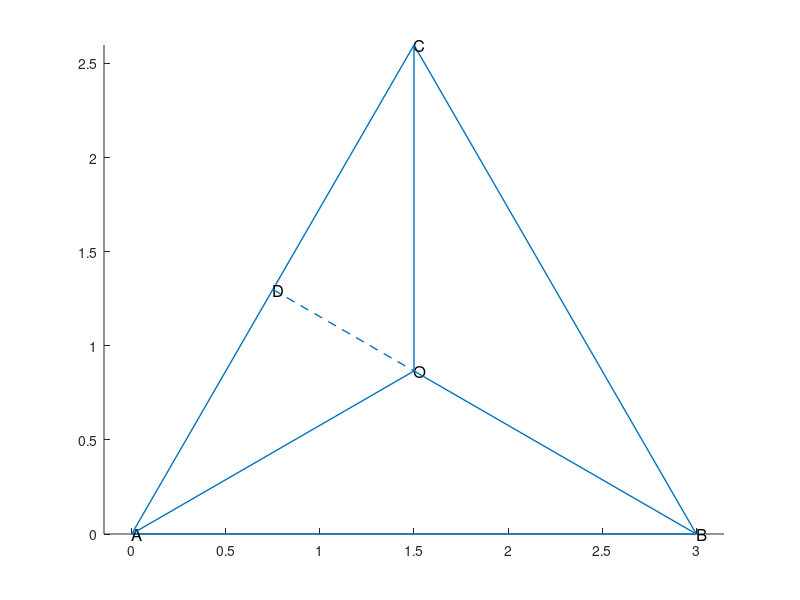

Reproduce this figure in MATLAB. (Note: this script raises an error after producing the figure.)
A=[0 0];
B=[3 0];
C=[1.5,1.5*sqrt(3)];
O=(A+B+C)/3;
% [center,r]=inscribedCircle(A,B,C);
% 
% circle(center(1),center(2),r);
line([A(1),B(1)],[A(2),B(2)],'LineStyle','-','LineWidth',1);
line([A(1),C(1)],[A(2),C(2)],'LineStyle','-','LineWidth',1);
line([B(1),C(1)],[B(2),C(2)],'LineStyle','-','LineWidth',1);
% line([A(1),center(1)],[A(2),center(2)],'LineStyle','--','LineWidth',1);
% line([B(1),center(1)],[B(2),center(2)],'LineStyle','--','LineWidth',1);
% line([C(1),center(1)],[C(2),center(2)],'LineStyle','--','LineWidth',1);
text(A(1),A(2),'A','HorizontalAlignment','left','FontSize',12);
text(B(1),B(2),'B','HorizontalAlignment','left','FontSize',12);
text(C(1),C(2),'C','HorizontalAlignment','left','FontSize',12);
text(O(1),O(2),'O','HorizontalAlignment','left','FontSize',12);
line([A(1),O(1)],[A(2),O(2)],'LineStyle','-','LineWidth',1);
line([B(1),O(1)],[B(2),O(2)],'LineStyle','-','LineWidth',1);
line([C(1),O(1)],[C(2),O(2)],'LineStyle','-','LineWidth',1);
CO=O-C;

CA=A-C;
CA=CA/norm(CA);
D=dot(CO,CA)*CA+C;
text(D(1),D(2),'D','HorizontalAlignment','left','FontSize',12);
line([D(1),O(1)],[D(2),O(2)],'LineStyle','--','LineWidth',1);
axis equal;
[center,r]=circumCircle(C,D,O);
circle(center(1),center(2),r);
E=(C+D+O)/3;
[center,r]=circumCircle(C,E,O);
text(E(1),E(2),'E','HorizontalAlignment','left','FontSize',12);
line([C(1),E(1)],[C(2),E(2)],'LineStyle','-','LineWidth',1);
line([A(1),E(1)],[A(2),E(2)],'LineStyle','-','LineWidth',1);
line([O(1),E(1)],[O(2),E(2)],'LineStyle','-','LineWidth',1);
circle(center(1),center(2),r);
CB=B-C;
CB=CB/norm(CB);
F=dot(CO,CB)*CB+C;
text(F(1),F(2),'F','HorizontalAlignment','left','FontSize',12);
line([F(1),O(1)],[F(2),O(2)],'LineStyle','--','LineWidth',1);
hold off;
figure(2);
hold on;
text(A(1),A(2),'A','HorizontalAlignment','left','FontSize',12);
text(B(1),B(2),'B','HorizontalAlignment','left','FontSize',12);
text(C(1),C(2),'C','HorizontalAlignment','left','FontSize',12);
text(O(1),O(2),'O','HorizontalAlignment','left','FontSize',12);
line([A(1),B(1)],[A(2),B(2)],'LineStyle','-','LineWidth',1);
line([A(1),C(1)],[A(2),C(2)],'LineStyle','-','LineWidth',1);
line([B(1),C(1)],[B(2),C(2)],'LineStyle','-','LineWidth',1);
line([A(1),O(1)],[A(2),O(2)],'LineStyle','-','LineWidth',1);
line([B(1),O(1)],[B(2),O(2)],'LineStyle','-','LineWidth',1);
line([C(1),O(1)],[C(2),O(2)],'LineStyle','-','LineWidth',1);
E=(A+O+D)/3;
text(E(1),E(2),'E','HorizontalAlignment','left','FontSize',12);
line([C(1),E(1)],[C(2),E(2)],'LineStyle','-','LineWidth',1);
line([A(1),E(1)],[A(2),E(2)],'LineStyle','-','LineWidth',1);
line([O(1),E(1)],[O(2),E(2)],'LineStyle','-','LineWidth',1);
text(D(1),D(2),'D','HorizontalAlignment','left','FontSize',12);
line([D(1),O(1)],[D(2),O(2)],'LineStyle','--','LineWidth',1);
text(F(1),F(2),'F','HorizontalAlignment','left','FontSize',12);
line([F(1),O(1)],[F(2),O(2)],'LineStyle','--','LineWidth',1);
[center,r]=circumCircle(C,E,O);
circle(center(1),center(2),r);
axis equal;